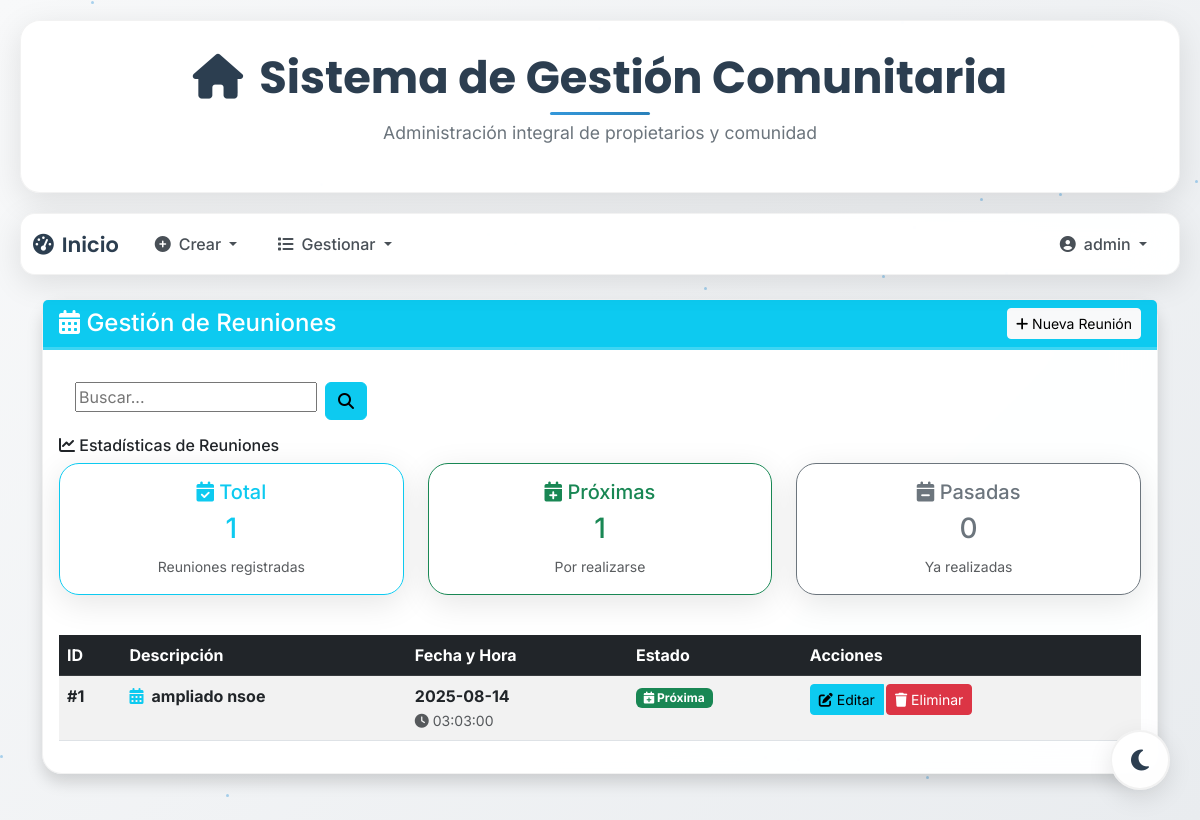
The page /reuniones (signed in) on the database as committed earlier.
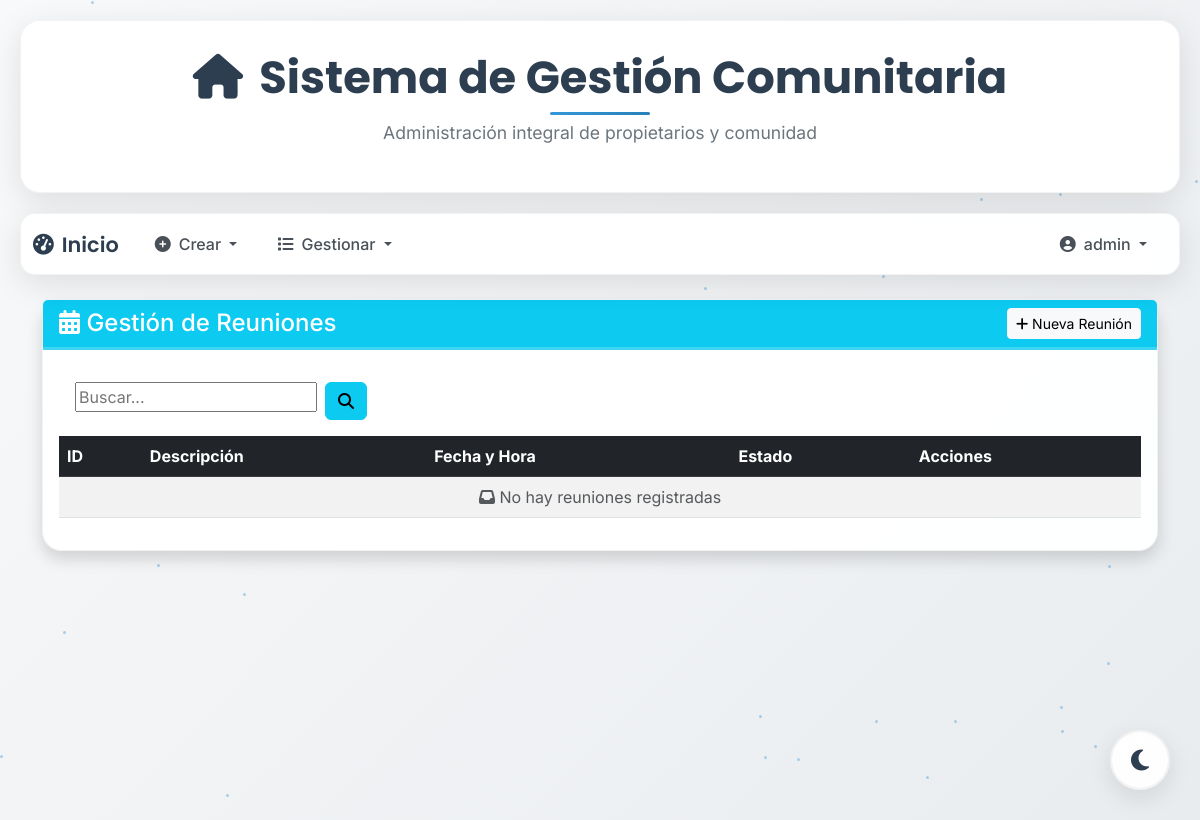
The same page on the database as committed later.
### models/reunion_model.py (models this page shows, shortened)
class Reunion(db.Model):
    __tablename__ = "Reunion"
    id = db.Column(db.Integer, primary_key=True)
    fecha = db.Column(db.Date, nullable=False)
    hora = db.Column(db.Time, nullable=False)
    descripcion = db.Column(db.String(255), nullable=True)
    monto_multa = db.Column(db.Float, nullable=False, default=100.0)  # ✅ NUEVO ATRIBUTO
    @staticmethod
    def get_all():
        return Reunion.query.all()

### controllers/reunion_controller.py (the view)
@reunion_bp.route("/reuniones")
def list_reuniones():
    reuniones = Reunion.get_all()
    return reunion_view.list_reuniones(reuniones)

### models/user_model.py (called while the page is built)
    def has_role(self, role):
        return self.role == role

### run.py (called while the page is built)
@login_manager.user_loader
def load_user(user_id):
    return db.session.get(User, int(user_id))

### views/reunion_view.py (called while the page is built)
def list_reuniones(reuniones):
    return render_template(
        "reuniones.html",
        reuniones = reuniones,
        title="Lista de reuniones",
        current_user=current_user,
        today=date.today(),
    )

### templates/reuniones.html (shortened to what the changed rows need)
{% extends 'base.html' %}
{% block content %}
<div class="container mt-4">
    <div class="row">
        <div class="col-12">
            <div class="card shadow">
                <div class="card-body">
                    {% if reuniones %}
                    <div class="row mb-4">
                        <div class="col-12">
                            <h6><i class="fas fa-chart-line"></i> Estadísticas de Reuniones</h6>
                            <div class="row">
                                {% set total_reuniones = reuniones|length %}
                                {% set fechas_pasadas = [] %}
                                {% set fechas_futuras = [] %}
                                {% for reunion in reuniones %}
                                    {% if reunion.fecha < today %}
                                        {% set _ = fechas_pasadas.append(reunion) %}
                                    {% else %}
                                        {% set _ = fechas_futuras.append(reunion) %}
                                    {% endif %}
                                {% endfor %}
                                <div class="col-md-4 mb-3">
                                    <div class="card border-info">
                                        <div class="card-body text-center">
                                            <h5 class="text-info">
                                                <i class="fas fa-calendar-check"></i> Total
                                            </h5>
                                            <h3 class="text-info">{{ total_reuniones }}</h3>
                                            <small class="text-muted">Reuniones registradas</small>
                                        </div>
                                    </div>
                                </div>
                                <div class="col-md-4 mb-3">
                                    <div class="card border-success">
                                        <div class="card-body text-center">
                                            <h5 class="text-success">
                                                <i class="fas fa-calendar-plus"></i> Próximas
                                            </h5>
                                            <h3 class="text-success">{{ fechas_futuras|length }}</h3>
                                            <small class="text-muted">Por realizarse</small>
                                        </div>
                                    </div>
                                </div>
                                <div class="col-md-4 mb-3">
                                    <div class="card border-secondary">
                                        <div class="card-body text-center">
                                            <h5 class="text-secondary">
                                                <i class="fas fa-calendar-minus"></i> Pasadas
                                            </h5>
                                            <h3 class="text-secondary">{{ fechas_pasadas|length }}</h3>
                                            <small class="text-muted">Ya realizadas</small>
                                        </div>
                                    </div>
                                </div>
                            </div>
                        </div>
                    </div>
                    {% endif %}
                    <div class="table-responsive">
                        <table class="table table-striped table-hover" id="reunionesTable">
                            <thead class="table-dark">
                                <tr>
                                    <th>ID</th>
                                    <th>Descripción</th>
                                    <th>Fecha y Hora</th>
                                    <th>Estado</th>
                                    {% if current_user.has_role('admin') %}
                                    <th>Acciones</th>
                                    {% endif %}
                                </tr>
                            </thead>
                            <tbody>
                                {% for reunion in reuniones %}
                                <tr>
                                    <td><strong>#{{ reunion.id }}</strong></td>
                                    <td>
                                        <div class="d-flex align-items-center">
                                            <div class="me-2">
                                                <i class="fas fa-calendar-alt text-info"></i>
                                            </div>
                                            <div>
                                                <strong>{{ reunion.descripcion }}</strong>
                                            </div>
                                        </div>
                                    </td>
                                    <td>
                                        <div>
                                            <strong>{{ reunion.fecha }}</strong>
                                            <br><small class="text-muted">
                                                <i class="fas fa-clock"></i> {{ reunion.hora }}
                                            </small>
                                        </div>
                                    </td>
                                    <td>
                                        {% set reunion_date = reunion.fecha %}
                                        {% if reunion_date > today %}
                                            <span class="badge bg-success">
                                                <i class="fas fa-calendar-plus"></i> Próxima
                                            </span>
                                        {% elif reunion_date == today %}
                                            <span class="badge bg-warning">
                                                <i class="fas fa-calendar-day"></i> Hoy
                                            </span>
                                        {% else %}
                                            <span class="badge bg-secondary">
                                                <i class="fas fa-calendar-check"></i> Realizada
                                            </span>
                                        {% endif %}
                                    </td>
                                    {% if current_user.has_role('admin') %}
                                    <td>
                                        <div class="btn-group" role="group">
                                            <a href="{{ url_for('reunion.update_reunion', id=reunion.id) }}"
                                               class="btn btn-info btn-sm">
                                                <i class="fas fa-edit"></i> Editar
                                            </a>
                                            <form method="post" action="{{ url_for('reunion.delete_reunion', id=reunion.id) }}" style="display: inline;">
                                                <button type="button" class="btn btn-danger btn-sm"
                                                        onclick="eliminarReunionConProgreso({{ reunion.id }}, '{{ reunion.descripcion }}', '{{ reunion.descripcion }}')">
                                                    <i class="fas fa-trash"></i> Eliminar
                                                </button>
                                            </form>
                                        </div>
                                    </td>
                                    {% endif %}
                                </tr>
                                {% else %}
                                <tr>
                                    <td colspan="5" class="text-center text-muted">
                                        <i class="fas fa-inbox"></i> No hay reuniones registradas
                                    </td>
                                </tr>
                                {% endfor %}
                            </tbody>
                        </table>
                    </div>
                </div>
            </div>
        </div>
    </div>
</div>
{% endblock %}

### templates/base.html (shortened to what this page needs)
<!DOCTYPE html>
<html lang="es">
<head>
    <link rel="stylesheet" href="https://cdn.jsdelivr.net/npm/bootstrap@5.3.0/dist/css/bootstrap.min.css">
    <link rel="stylesheet" href="https://cdnjs.cloudflare.com/ajax/libs/animate.css/4.1.1/animate.min.css"/>
</head>
<body>
    <div class="floating-particles" id="particles"></div>
    <div class="header-container">
        <h1 class="main-title">
            <i class="fas fa-home me-3"></i>Sistema de Gestión Comunitaria
        </h1>
        <p class="subtitle">Administración integral de propietarios y comunidad</p>
    </div>
    {% if current_user.is_authenticated %}
    <nav class="navbar navbar-expand-lg navbar-custom">
        <div class="container-fluid">
            <a class="navbar-brand" href="{{ url_for('user.index') }}">
                <i class="fas fa-tachometer-alt me-2"></i>Inicio
            </a>
            <div class="collapse navbar-collapse" id="navbarNav">
                <ul class="navbar-nav me-auto">
                    {% if current_user.has_role("admin") %}
                    <li class="nav-item dropdown">
                        <a class="nav-link dropdown-toggle" href="#" id="navbarDropdownCrear"
                           data-bs-toggle="dropdown" aria-haspopup="true" aria-expanded="false">
                          <i class="fas fa-plus-circle me-2"></i>Crear
                        </a>
                    </li>
                    {% endif %}
                    <li class="nav-item dropdown">
                        <a class="nav-link dropdown-toggle" href="#" id="navbarDropdownListado"
                           data-bs-toggle="dropdown" aria-haspopup="true" aria-expanded="false">
                          <i class="fas fa-list me-2"></i>Gestionar
                        </a>
                    </li>
                </ul>
                <ul class="navbar-nav">
                    <li class="nav-item dropdown">
                        <a class="nav-link dropdown-toggle" href="#" id="navbarDropdownUser"
                           data-bs-toggle="dropdown" aria-haspopup="true" aria-expanded="false">
                          <i class="fas fa-user-circle me-2"></i>{{ current_user.username }}
                        </a>
                    </li>
                </ul>
            </div>
        </div>
    </nav>
    {% endif %}
    <div class="floating-theme-toggle">
        <button class="btn theme-toggle-float" id="themeToggle">
            <i class="fas fa-moon" id="themeIcon"></i>
        </button>
    </div>
    <div class="content-container page-transition">
        {% block content %}{% endblock %}
    </div>
</body>
</html>

Rows that differ between the two databases and show on the page:
removed Reunion: id "1", descripcion "ampliado nsoe", fecha "2025-08-14", hora "03:03:00", shows "Próxima"
Other text that changed with them:
{{ total_reuniones }}: "1" → (not shown)
{{ fechas_futuras|length }}: "1" → (not shown)
{{ fechas_pasadas|length }}: "0" → (not shown)
text no longer shown: "Estadísticas de Reuniones Total Reuniones registradas Próximas Por realizarse Pasadas Ya realizadas"
text now shown: "No hay reuniones registradas"
